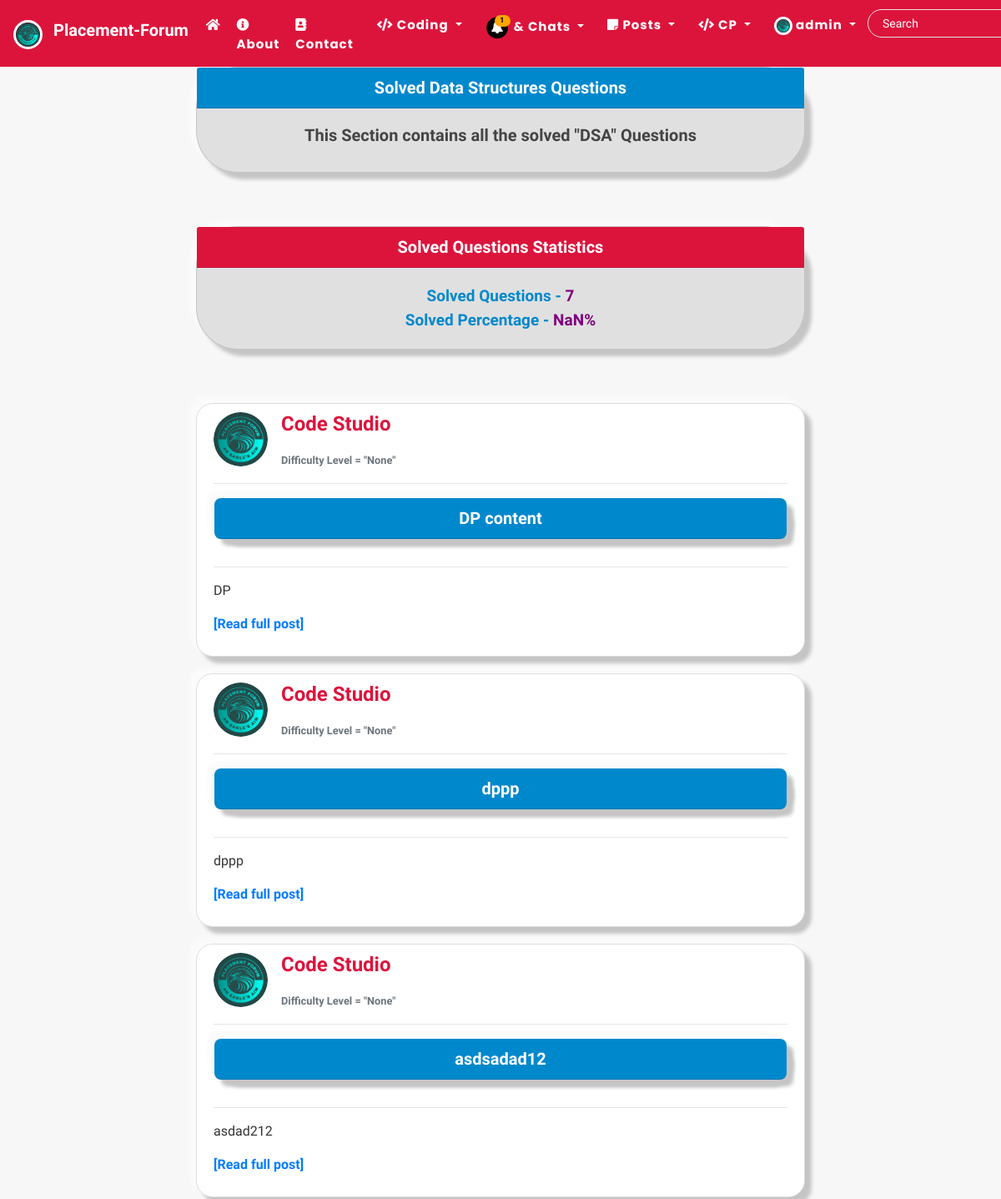
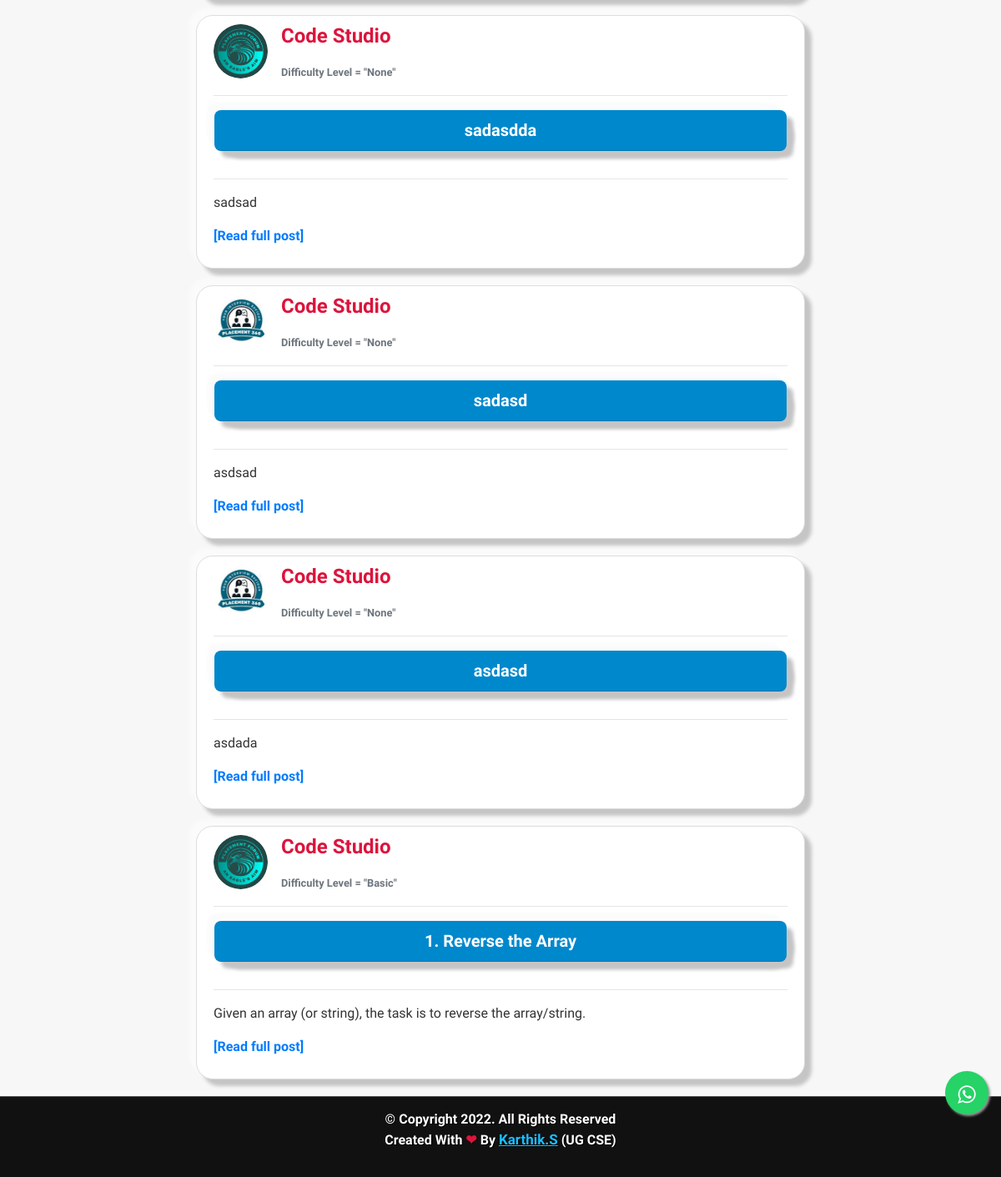
Page /liked-posts/ (signed in) on the committed database (2 pictures, top to bottom).
### users/models.py (models this page shows, shortened)
class Profile(models.Model):
    user = models.OneToOneField(User, on_delete=models.CASCADE)
    is_online = models.BooleanField(default=False)
    following = models.ManyToManyField(User, related_name="following", blank=True)
    friends = models.ManyToManyField(User, related_name='my_friends', blank=True)
    bio = models.CharField(default="",blank=True,null=True,max_length=350)
    date_of_birth = models.CharField(blank=True,max_length=150)
    updated = models.DateTimeField(auto_now=True)
    created = models.DateTimeField(auto_now_add=True)
    image = models.ImageField(default='default.jpg', upload_to='profile_pics',blank=True, null=True)

### blog/models.py (models this page shows, shortened)
class Post(models.Model):
    title = models.CharField(max_length=150,verbose_name="Title")
    category = models.CharField( max_length=255, default="coding")
    content = RichTextField(blank=True, null=True)
    level = RichTextField(blank=True, null=True)
    link = RichTextField(blank=True, null=True)
    date_posted = models.DateTimeField(default=timezone.now)
    date_updated = models.DateTimeField(auto_now=True)
    author = models.ForeignKey(User, on_delete=models.CASCADE)
    topics = models.CharField(max_length=255, default='sample')
    likes = models.ManyToManyField(User, related_name="blogpost", blank=True)
    saves = models.ManyToManyField(User, related_name="blogsave", blank=True)

### blog/views.py (the view)
# urls.py: path('liked-posts/', AllLikeView, name='all-like'),
@login_required
def AllLikeView(request):
    user = request.user
    liked_posts = user.blogpost.all()
    context = {
        'liked_posts':liked_posts
    }
    return render(request, 'blog/liked_posts.html', context)

### blog/templates/blog/liked_posts.html (shortened to what this page needs)
{% extends "blog/base.html" %}
{% block content %}
<div class="col-md-8 m-auto">
<div class="card text-center" id="card_suggest" style='margin-bottom:4rem'>
  <h5 class="card-header" style="background-color:#0088cc;color:white;font-weight:bolder">Solved Data Structures Questions</h5>
  <div class="card-body" style='border-radius:1rem'>
    <h5 class="card-title" style='font-weight:bold'>This Section contains all the solved "DSA" Questions</h5>
  </div>
</div>
<div class="card text-center" id="card_suggest" style='margin-bottom:4rem'>
  <h5 class="card-header" style="background-color:crimson;color:white;font-weight:bolder">Solved Questions Statistics</h5>
  <div class="card-body" style='border-radius:1rem'>
    <span style='color:#0088cc;font-weight:bolder;font-size:19px'>Solved Questions - </span><span class="card-title" style='color:purple;font-weight:bolder;font-size:19px' id="likedno">{{liked_posts|length}}</span><br>
    <span style='color:#0088cc;font-weight:bolder;font-size:19px'>Solved Percentage - </span><span class="card-title" style='color:purple;font-weight:bolder;font-size:19px' id="final"></span><span style='color:purple;font-weight:bolder;font-size:19px'>% </span>
  </div>
</div>
    {% for post in liked_posts %}
    <article class="content-section" style="overflow: auto;  border-radius: 20px;">
      <div class="media">
          <img class="rounded-circle article-img" src="{{post.author.profile.image.url}}" alt="image">
          <div class="media-body">
              <p>
                <a class="mr-2 h4" href="#" style='font-weight:bolder;color:crimson;pointer-events:none'>Code Studio</a>
              </p>
              <small class="text-muted" style='font-weight:bolder;color:dark-green;pointer-events:none'>Difficulty Level = "{{post.level}}"</small>
          </div>
      </div>
      <hr>
      <div class="card text-center" id="card_suggest" style='margin-bottom:2rem'>
       <a  href="{% url 'post-detail' post.id %}"> <h5 class="card-header" style="background-color:#0088cc;color:white;font-weight:bolder;border-radius:0.5rem;box-shadow:  8px 8px 4px #c5c5c5,
        -8px -8px 4px #fbfbfb;">{{post.title}}</h5></a>
      </div>
      <hr>
      <p class="article-content">{{ post.content|safe|linebreaks|truncatewords_html:"20" }}<a href="{% url 'post-detail' post.id %}"style="font-weight:bolder">[Read full post]</a></p>
    </article>
    {% endfor %}
</div>
{% endblock %}

### blog/templates/blog/navbar.html (shortened to what this page needs)
{% load static %}
<nav class="navbar navbar-expand-lg navbar-dark bg-steel fixed-top" style="background-color:crimson">
  <a class="navbar-brand" href="#">
    <img src="/static/blog/images/main-logo.PNG" alt="" width="35" height="35" style="border-radius:10rem;border:3px solid white" class="d-inline-block align-text-top">
    <span style="margin-left:0.5rem;color:white;font-weight:bolder;margin-top:1.2rem" style=""> Placement-Forum </span>
  </a>
  <div class="collapse navbar-collapse" id="navbarSupportedContent">
    <ul class="navbar-nav ml-auto">
      {% if user.is_authenticated %}
      <a class="nav-item nav-link" href="{% url 'blog-home' %}" style="color:white;font-weight:bolder;margin-top:0.2rem;margin-left:-0.2rem"><i class="fas fa-home"></i> </a>
      <a class="nav-item nav-link" href="{% url 'blog-about' %}" style="color:white;font-weight:bolder;margin-top:0.2rem;margin-left:-0.2rem"><i class="fas fa-info-circle"></i> About</a>
      <a class="nav-item nav-link" href="{% url 'blog-contact' %}" style="color:white;font-weight:bolder;margin-top:0.2rem;margin-left:-0.2rem"><i class="fas fa-address-book"></i> Contact</a>
      {% endif %}
      <div class="navbar-nav mr-auto">
        {% if user.is_authenticated %}
         <div class="dropdown" >
          <a class="dropdown-toggle nav-link" href="#" role="button" id="dropdownMenuLink1" style="color:white;font-weight:bolder;margin-top:0.2rem" data-toggle="dropdown" aria-haspopup="true" aria-expanded="false">
            <i class="fas fa-code"></i> Coding
          </a>
        </div>
        {% endif %}
        {% if user.is_authenticated %}
        <div class="dropdown" >
          <a class="dropdown-toggle nav-link" href="#" role="button" id="dropdownMenuLink1" style="color:white;font-weight:bolder;margin-top:0.1rem" data-toggle="dropdown" aria-haspopup="true" aria-expanded="false" style="color:white">
            <span class="fa-stack" data-count="1" style='color:black' >
              <i class="fa fa-circle fa-stack-2x"></i>
              <i class="fa fa-bell fa-stack-1x fa-inverse"></i>
            </span> & Chats
          </a>
        </div>
        <div class="dropdown">
          <a class="dropdown-toggle nav-link" href="#" role="button" id="dropdownMenuLink1" data-toggle="dropdown" aria-haspopup="true" aria-expanded="false" style="color:white;font-weight:bolder;margin-top:0.2rem">
            <i class="fas fa-sticky-note"></i> Posts
          </a>
        </div>
        <div class="dropdown">
          <a class="dropdown-toggle nav-link" href="#" role="button" id="dropdownMenuLink1" data-toggle="dropdown" aria-haspopup="true" aria-expanded="false" style="color:white;font-weight:bolder;margin-top:0.2rem">
            <i class="fas fa-code"></i> CP
          </a>
        </div>
        {% endif %}
        {% if user.is_authenticated %}
          <div class="dropdown">
            <a class="dropdown-toggle nav-link" href="#" role="button" id="dropdownMenuLink2" data-toggle="dropdown" aria-haspopup="true" aria-expanded="false" style="color:white;font-weight:bolder;margin-top:0.2rem">
              <img class="rounded-circle" style="height: 22px; width:22px;border:3px solid white" src="{{user.profile.image.url}}" alt="">&nbsp;{{user|truncatechars:"10"}}
            </a>
          </div>
        {% endif %}
      </div>
      {% if user.is_authenticated %}
      <div id="searchbar" style='margin-top:0.2rem'>
        <form method="GET" action="/search">
          <input required name="query" id="search" type="text" placeholder="Search" >
        </form>
      </div>
    </div>
    {% endif %}
</nav>

### blog/static/blog/main.css (style rules this page uses)
body { background: #f7f7f7; color: #333333; margin-top: 5rem; scroll-behavior: smooth; }
h1, h2, h3, h4, h5, h6 { color: #444444; }
ul { margin: 0; }
.bg-steel { background: crimson; }
.site-header .navbar-nav .nav-link { color: #ffffff; font-family: 'Poppins'; font-weight: 100; margin: 0px 6px; font-size: 15px; letter-spacing: 1px; }
.content-section { background: #ffffff; padding: 10px 20px; border: 1px solid #dddddd; border-radius: 3px; margin-bottom: 20px; }
.article-content { white-space: pre-line; }
.article-img { height: 65px; width: 65px; margin-right: 16px; }
#searchbar form { width: auto; display: flex; flex-direction: row; border-radius: 50px; padding: 3px 15px; background-color: transparent; border: 1px solid #e4e4e4; margin-right: 10px; }
#searchbar form input::placeholder { color: #fff; font-size: 14px; }
#searchbar form input { border: none; outline: none; color: #fff; font-size: 15px; flex: 1; background-color: transparent; }

### blog/templates/blog/base.html (style rules this page uses)
* { font-family: 'IBM Plex Sans Hebrew', sans-serif; }

### blog/templates/blog/navbar.html (style rules this page uses)
.fa-stack[data-count]:after { position:absolute; right:0%; top:1%; content: attr(data-count); font-size:60%; padding:.7em; border-radius:999px; line-height:.2em; color: black; background:orange; text-align:center; min-width:2em; font-weight:bold; }

### blog/templates/blog/liked_posts.html (style rules this page uses)
.p-card,#card_suggest { border-radius: 50px; background: #e0e0e0; box-shadow: 8px 8px 4px #c5c5c5, -8px -8px 4px #fbfbfb; }
article { border-radius: 90px; box-shadow: 8px 8px 4px #c5c5c5, -8px -8px 4px #fbfbfb; }

### rows in the picture
Post: author.profile.image (picture), level "None", title "DP content", content "DP"
Post: author.profile.image (picture), level "None", title "dppp", content "dppp"
Post: author.profile.image (picture), level "None", title "asdsadad12", content "asdad212"
Post: author.profile.image (picture), level "None", title "sadasdda", content "sadsad"
Post: author.profile.image (picture), level "None", title "sadasd", content "asdsad"
Post: author.profile.image (picture), level "None", title "asdasd", content "asdada"
Post: author.profile.image (picture), level "Basic", title "1. Reverse the Array", content "Given an array (or string), the task is to reverse the array/string."

### other values in the picture
{{ user|truncatechars:"10" }} "admin"
{{ liked_posts|length }} "7"
